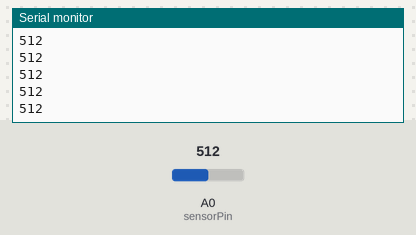
Recording of a sketch running on a simulated ESP8266 (Wemos D1 mini). Shown: the last lines printed to the serial monitor. Inputs (shaded band) come from the test bench; at power-on: A0 (sensorPin) = 512. WiFi joins after 1.5 s; servers stay silent unless stated; no MQTT or app messages arrive unless stated.

Above: at 2.7 s.
2.8 s: A0 (sensorPin) set to 716
At 3.4 s:
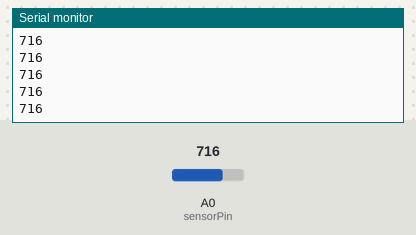
4.3 s: A0 (sensorPin) set to 900
At 5.4 s:
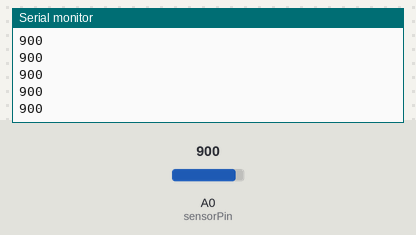
Timing chart, 0 to 7.3 s (numbered marks = the images above; inputs shaded):
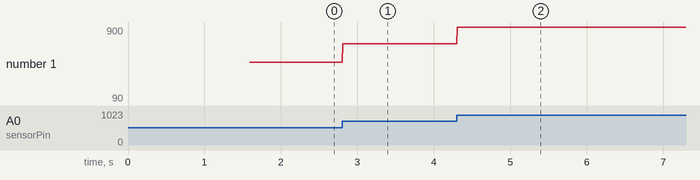

Measured:
- after the input at 2.8 s, the serial monitor: prints a new line at once (image 1)
- after the input at 4.3 s, the serial monitor: prints a new line at once (image 2)
- plotted number 1: 512 → 716 after the input at 2.8 s, 716 → 90 after the input at 4.3 s

The sketch:

MQ_7_Wemos_Mini.ino
```cpp
#include <Arduino.h>
#include <ESP8266WiFi.h>
#include <PubSubClient.h>

const PROGMEM char* mqttServer = "mqttserverip";
const PROGMEM uint16_t mqttPort = 1883;
const PROGMEM char* mqttUser = "mqttusername";
const PROGMEM char* mqttPassword = "mqttpassword";


char msg[50];

WiFiClient espClient;
PubSubClient client(espClient);


 int sensorPin = A0;  // select the input pin for the CO sensor
 int sensorValue = 0; // variable to store the value coming from the sensor
 // Initial setup
 void setup() {
  // initialize digital pin LED_BUILTIN as an output

  // initialize the serial port
  Serial.begin(9600);
  WiFi.begin("wifissid", "wifipassword");

  while (WiFi.status() != WL_CONNECTED) {
    delay(500);
    Serial.println("Connecting to WiFi...");
  }
    Serial.println("");
    Serial.println("WiFi connected");
    Serial.print("IP address: ");
    Serial.println(WiFi.localIP());
    long rssi = WiFi.RSSI();
    Serial.print("RSSI: ");
    Serial.println(rssi);

    client.setServer(mqttServer, mqttPort);

    while (!client.connected()) {
      Serial.println("Connecting to MQTT...");

      if (client.connect("ESP32Client", mqttUser, mqttPassword )) {

        Serial.println("Broker connected");

      } else {
      Serial.print("failed with state ");
      Serial.print(client.state());
      delay(2000);
      }
   }
}

 void loop() {

  int sensorValue = analogRead(sensorPin);
  sensorValue;
  Serial.println(sensorValue);

  // MQTT publish
  snprintf (msg, sizeof(msg), "%ld", sensorValue);
      client.publish("toaster/co/",  msg);
      Serial.println(msg);        // debug

 }  
```
